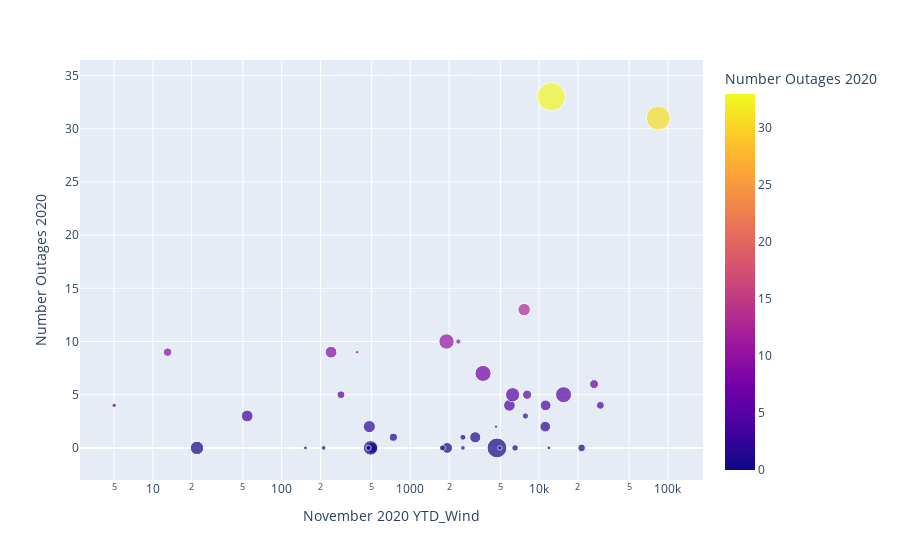

Here is the notebook cell this chart was saved with:
### Code cell
px.scatter(df, x='November 2020 YTD_Wind', y='Number Outages 2020', hover_name=df.index, size='Population 2019',
          color='Number Outages 2020', log_x=True)

### Figure 1 — Plotly figure (JSON) as saved in the notebook; plotly's stock layout.template omitted (floating-point values rounded to 4 significant figures)
{"data": [{"hovertemplate": "<b>%{hovertext}</b><br><br>November 2020 YTD_Wind=%{x}<br>Number Outages 2020=%{marker.color}<br>Population 2019=%{marker.size}<extra></extra>", "hovertext": ["Connecticut", "Maine", "Massachusetts", "New Hampshire", "Rhode Island", "Vermont", "New Jersey", "New York", "Pennsylvania", "Illinois", "Indiana", "Michigan", "Ohio", "Wisconsin", "Iowa", "Kansas", "Minnesota", "Missouri", "Nebraska", "North Dakota", "South Dakota", "Delaware", "Florida", "Georgia", "Maryland", "North Carolina", "South Carolina", "Virginia", "West Virginia", "Alabama", "Kentucky", "Mississippi", "Tennessee", "Arkansas", "Louisiana", "Oklahoma", "Texas", "Arizona", "Colorado", "Idaho", "Montana", "Nevada", "New Mexico", "Utah", "Wyoming", "California", "Oregon", "Washington", "Alaska", "Hawaii"], "legendgroup": "", "marker": {"color": [9, 10, 9, 0, 0, 9, 0, 0, 7, 5, 4, 5, 10, 0, 4, 0, 2, 1, 3, 0, 0, 4, 7, 8, 0, 0, 0, 9, 0, 10, 2, 10, 3, 10, 16, 6, 31, 2, 4, 1, 0, 5, 0, 1, 2, 33, 5, 13, 0, 0], "coloraxis": "coloraxis", "size": [3565287, 1344212, 6892503, 1359711, 1059361, 623989, 8882190, 19453561, 12801989, 12671821, 6732219, 9986857, 11689100, 5822434, 3155070, 2913314, 5639632, 6137428, 1934408, 762062, 884659, 973764, 21477737, 10617423, 6045680, 10488084, 5148714, 8535519, 1792147, 4903185, 4467673, 2976149, 6829174, 3017804, 4648794, 3956971, 28995881, 7278717, 5758736, 1787065, 1068778, 3080156, 2096829, 3205958, 578759, 39512223, 4217737, 7614893, 731545, 1415872], "sizemode": "area", "sizeref": 98780.0, "symbol": "circle"}, "mode": "markers", "name": "", "orientation": "v", "showlegend": false, "type": "scatter", "x": [13, 2357, 242, 521, 212, 386, 22, 4705, 3666, 15482, 5879, 6224, 1908, 1929, 29905, 21393, 11154, 3190, 7828, 11904, 4951, 5, 0, 0, 503, 491, 0, 0, 1773, 0, 0, 0, 54, 0, 0, 26716, 84265, 480, 11223, 2561, 2559, 289, 6503, 738, 4623, 12413, 8067, 7649, 153, 473], "xaxis": "x", "y": [9, 10, 9, 0, 0, 9, 0, 0, 7, 5, 4, 5, 10, 0, 4, 0, 2, 1, 3, 0, 0, 4, 7, 8, 0, 0, 0, 9, 0, 10, 2, 10, 3, 10, 16, 6, 31, 2, 4, 1, 0, 5, 0, 1, 2, 33, 5, 13, 0, 0], "yaxis": "y"}], "layout": {"coloraxis": {"colorbar": {"title": {"text": "Number Outages 2020"}}, "colorscale": [[0, "#0d0887"], [0.1111, "#46039f"], [0.2222, "#7201a8"], [0.3333, "#9c179e"], [0.4444, "#bd3786"], [0.5556, "#d8576b"], [0.6667, "#ed7953"], [0.7778, "#fb9f3a"], [0.8889, "#fdca26"], [1, "#f0f921"]]}, "legend": {"itemsizing": "constant", "tracegroupgap": 0}, "margin": {"t": 60}, "xaxis": {"anchor": "y", "domain": [0, 1], "title": {"text": "November 2020 YTD_Wind"}, "type": "log"}, "yaxis": {"anchor": "x", "domain": [0, 1], "title": {"text": "Number Outages 2020"}}}}
